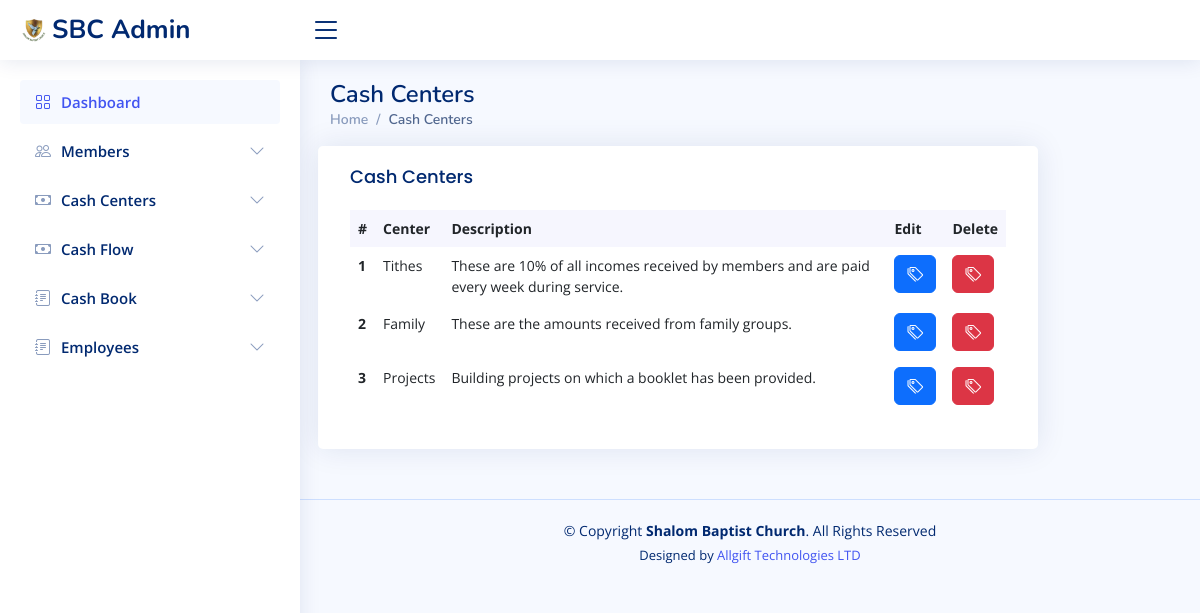
Before: /accounts/categories/ with the older database file.
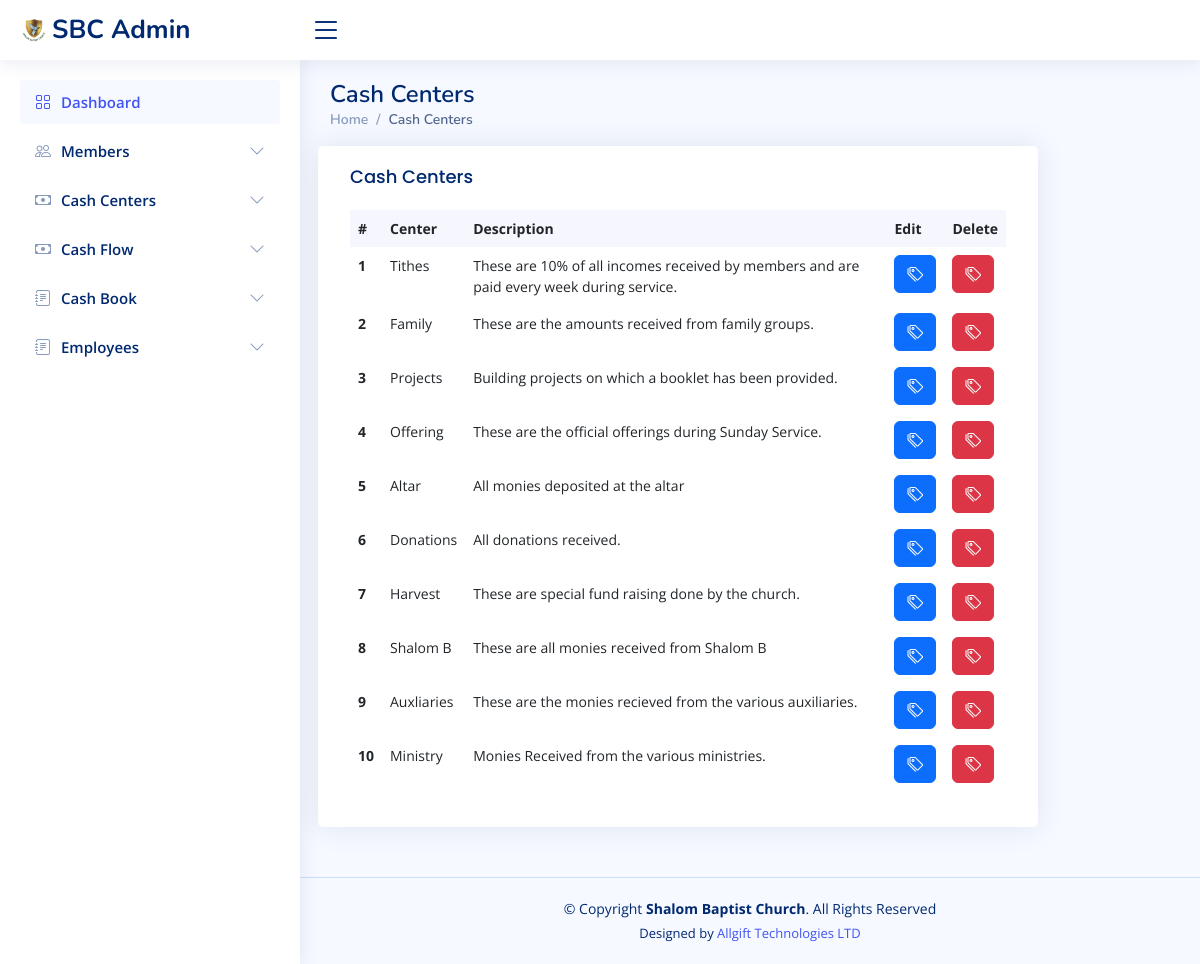
After: the same page with the newer database file.
### accounts/models.py (models this page shows, shortened)
class Category(models.Model):
    name = models.CharField(max_length=50, blank=True, null=True)
    description = models.TextField(blank=True, null=True)

### accounts/views.py (the view)
# urls.py: path("categories/", views.CategoryListView.as_view(), name='category_list'),
class CategoryListView(ListView):
    template_name = 'accounts/category_list.html'
    model = Category
    context_object_name = 'categories'

### templates/accounts/category_list.html
{% extends 'accounts/base.html' %}
{% block content %}
     <div class="pagetitle">
      <h1>Cash Centers</h1>
      <nav>
        <ol class="breadcrumb">
          <li class="breadcrumb-item"><a href="{% url 'account_home' %}">Home</a></li>
          <li class="breadcrumb-item active">Cash Centers</li>
        </ol>
      </nav>
    </div>
     <section class="section dashboard">
      <div class="row">
        <div class="col-lg-10">
          <div class="row">
            <div class="card recent-sales overflow-auto">
                <div class="card-body">
                  <h5 class="card-title">Cash Centers</h5>
                  <table class="table table-borderless datatable table-hover">
                    <thead>
                      <tr>
                        <th scope="col">#</th>
                        <th scope="col">Center</th>
                        <th scope="col">Description</th>
                        <th scope="col">Edit</th>
                        <th scope="col">Delete</th>
                      </tr>
                    </thead>
                    <tbody>
                   {%for items in categories%}
                      <tr>
                        <th scope="row">{{forloop.counter}}</th>
                        <td>{{items.name}}</td>
                        <td>{{items.description}}</td>
                        <td><a href="{% url 'category_edit' items.pk %}"><i class="bi bi-tags btn btn-primary"></i></a></td>
                        <td><a href="{% url 'category_delete' items.pk %}"><i class="bi bi-tags btn btn-danger"></i></a></td>
                      </tr>
                    {% endfor %}
                    </tbody>
                  </table>
                </div>
              </div>
          </div>
        </div>
      </div>
    </section>
{% endblock content %}

### templates/accounts/base.html (shortened to what this page needs)
{% load static %}
<!DOCTYPE html>
<html lang="en">
<head>
  <link href="{% static 'accounts/assets/vendor/bootstrap/css/bootstrap.min.css' %}" rel="stylesheet">
  <link href="{% static 'accounts/assets/vendor/bootstrap-icons/bootstrap-icons.css' %}" rel="stylesheet">
  <link href="{% static 'accounts/assets/vendor/boxicons/css/boxicons.min.css' %}" rel="stylesheet">
  <link href="{% static 'accounts/assets/vendor/quill/quill.snow.css' %}" rel="stylesheet">
  <link href="{% static 'accounts/assets/vendor/quill/quill.bubble.css' %}" rel="stylesheet">
  <link href="{% static 'accounts/assets/vendor/remixicon/remixicon.css' %}" rel="stylesheet">
  <link href="{% static 'accounts/assets/vendor/simple-datatables/style.css' %}" rel="stylesheet">
  <link href="{% static 'accounts/assets/css/style.css' %}" rel="stylesheet">
</head>
<body>
  <header id="header" class="header fixed-top d-flex align-items-center">
    <div class="d-flex align-items-center justify-content-between">
      <a href="{% url 'account_home' %}" class="logo d-flex align-items-center">
        <img src="{% static 'assets/img/shalom_logo.png' %}" alt="">
        <span class="d-none d-lg-block">SBC Admin</span>
      </a>
      <i class="bi bi-list toggle-sidebar-btn"></i>
    </div>
  </header>
  <aside id="sidebar" class="sidebar">
    <ul class="sidebar-nav" id="sidebar-nav">
      <li class="nav-item">
        <a class="nav-link " href="{% url 'account_home' %}">
          <i class="bi bi-grid"></i>
          <span>Dashboard</span>
        </a>
      </li>
      <li class="nav-item">
        <a class="nav-link collapsed" data-bs-target="#icons-members" data-bs-toggle="collapse" href="#">
          <i class="bi bi-people"></i><span>Members</span><i class="bi bi-chevron-down ms-auto"></i>
        </a>
      </li>
      <li class="nav-item">
        <a class="nav-link collapsed" data-bs-target="#icons-nav" data-bs-toggle="collapse" href="#">
          <i class="bi bi-cash"></i><span>Cash Centers</span><i class="bi bi-chevron-down ms-auto"></i>
        </a>
      </li>
      <li class="nav-item">
        <a class="nav-link collapsed" data-bs-target="#icons-inventory" data-bs-toggle="collapse" href="#">
          <i class="bi bi-cash"></i><span>Cash Flow</span><i class="bi bi-chevron-down ms-auto"></i>
        </a>
      </li>
      <li class="nav-item">
        <a class="nav-link collapsed" data-bs-target="#forms-nav" data-bs-toggle="collapse" href="#">
          <i class="bi bi-journal-text"></i><span>Cash Book</span><i class="bi bi-chevron-down ms-auto"></i>
        </a>
      </li>
      <li class="nav-item">
        <a class="nav-link collapsed" data-bs-target="#forms-employees" data-bs-toggle="collapse" href="#">
          <i class="bi bi-journal-text"></i><span>Employees</span><i class="bi bi-chevron-down ms-auto"></i>
        </a>
      </li>
    </ul>
  </aside>
  <main id="main" class="main">
      {% block content %}
      {% endblock content %}
  </main>
  <footer id="footer" class="footer">
    <div class="copyright">
      &copy; Copyright <strong><span>Shalom Baptist Church</span></strong>. All Rights Reserved
    </div>
    <div class="credits">
      Designed by <a href="https://allgifttechnologies.com/">Allgift Technologies LTD</a>
    </div>
  </footer>
</body>
</html>

### static/accounts/assets/css/style.css (style rules this page uses)
:root { scroll-behavior: smooth; }
body { font-family: "Open Sans", sans-serif; background: #f6f9ff; color: #444444; }
a { color: #4154f1; text-decoration: none; }
h1, h2, h3, h4, h5, h6 { font-family: "Nunito", sans-serif; }
#main { margin-top: 60px; padding: 20px 30px; transition: all 0.3s; }
.pagetitle { margin-bottom: 10px; }
.pagetitle h1 { font-size: 24px; margin-bottom: 0; font-weight: 600; color: #012970; }
.card { margin-bottom: 30px; border: none; border-radius: 5px; box-shadow: 0px 0 30px rgba(1, 41, 112, 0.1); }
.card-title { padding: 20px 0 15px 0; font-size: 18px; font-weight: 500; color: #012970; font-family: "Poppins", sans-serif; }
.card-body { padding: 0 20px 20px 20px; }
.breadcrumb { font-size: 14px; font-family: "Nunito", sans-serif; color: #899bbd; font-weight: 600; }
.breadcrumb a { color: #899bbd; transition: 0.3s; }
.breadcrumb .breadcrumb-item::before { color: #899bbd; }
.breadcrumb .active { color: #51678f; font-weight: 600; }
.logo { line-height: 1; }
@media (min-width: 1200px) { .logo { width: 280px; } }
.logo img { max-height: 26px; margin-right: 6px; }
.logo span { font-size: 26px; font-weight: 700; color: #012970; font-family: "Nunito", sans-serif; }
.header { transition: all 0.5s; z-index: 997; height: 60px; box-shadow: 0px 2px 20px rgba(1, 41, 112, 0.1); background-color: #fff; padding-left: 20px; }
.header .toggle-sidebar-btn { font-size: 32px; padding-left: 10px; cursor: pointer; color: #012970; }
.sidebar { position: fixed; top: 60px; left: 0; bottom: 0; width: 300px; z-index: 996; transition: all 0.3s; padding: 20px; overflow-y: auto; scrollbar-width: thin; scrollbar-color: #aab7cf transparent; box-shadow: 0px 0px 20px rgba(1, 41, 112, 0.1); background-color: #fff; }
@media (min-width: 1200px) { #main, #footer { margin-left: 300px; } }
.sidebar-nav { padding: 0; margin: 0; list-style: none; }
.sidebar-nav li { padding: 0; margin: 0; list-style: none; }
.sidebar-nav .nav-item { margin-bottom: 5px; }
.sidebar-nav .nav-link { display: flex; align-items: center; font-size: 15px; font-weight: 600; color: #4154f1; transition: 0.3; background: #f6f9ff; padding: 10px 15px; border-radius: 4px; }
.sidebar-nav .nav-link i { font-size: 16px; margin-right: 10px; color: #4154f1; }
.sidebar-nav .nav-link.collapsed { color: #012970; background: #fff; }
.sidebar-nav .nav-link.collapsed i { color: #899bbd; }
.sidebar-nav .nav-link .bi-chevron-down { margin-right: 0; transition: transform 0.2s ease-in-out; }
.dashboard .recent-sales { font-size: 14px; }
.dashboard .recent-sales .table thead { background: #f6f6fe; }
.dashboard .recent-sales .table thead th { border: 0; }
.footer { padding: 20px 0; font-size: 14px; transition: all 0.3s; border-top: 1px solid #cddfff; }
.footer .copyright { text-align: center; color: #012970; }
.footer .credits { padding-top: 5px; text-align: center; font-size: 13px; color: #012970; }

Changed rows visible on the page:
added Category: name "Offering", description "These are the official offerings during Sunday Service."
added Category: name "Altar", description "All monies deposited at the altar"
added Category: name "Donations", description "All donations received."
added Category: name "Harvest", description "These are special fund raising done by the church."
added Category: name "Shalom B", description "These are all monies received from Shalom B"
added Category: name "Auxliaries", description "These are the monies recieved from the various auxiliaries."
added Category: name "Ministry", description "Monies Received from the various ministries."
